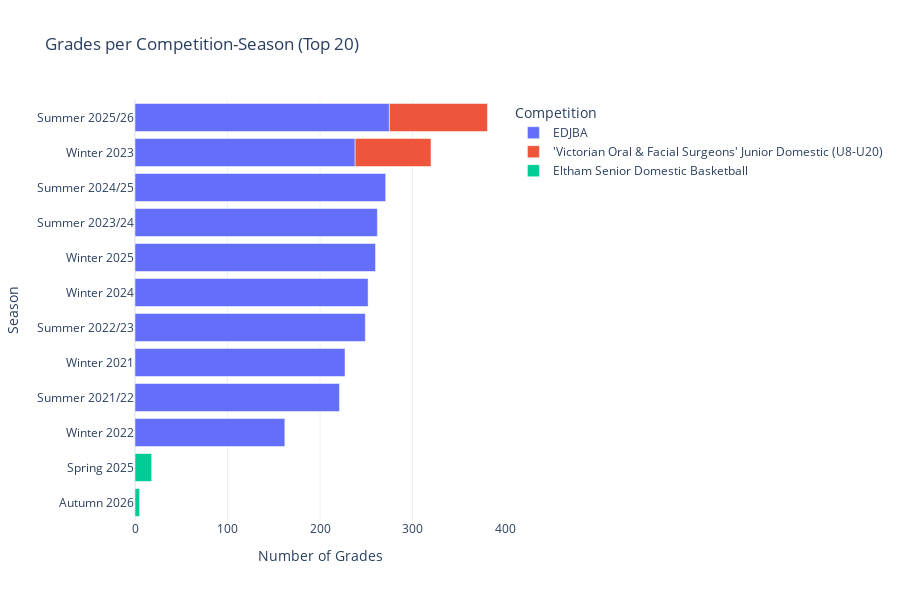

Notebook cell for this chart:
### Markdown cell above
## 🏆 Competition Structure & Size

Not all competitions are created equal. Let's look at how grades and teams are distributed across competitions and seasons.

### Code cell
# Grades per competition/season
grade_season = grades.merge(seasons[['id', 'competition_id', 'name']].rename(columns={'id': 'season_id', 'name': 'season_name'}), on='season_id', how='left')
grade_season = grade_season.merge(competitions[['id', 'name']].rename(columns={'id': 'competition_id', 'name': 'comp_name'}), on='competition_id', how='left')

comp_summary = grade_season.groupby(['comp_name', 'season_name']).agg(
    grade_count=('id', 'count')
).reset_index().sort_values('grade_count', ascending=False)

fig = px.bar(comp_summary.head(20), x='grade_count', y='season_name', color='comp_name',
             orientation='h',
             title="Grades per Competition-Season (Top 20)",
             labels={'grade_count': 'Number of Grades', 'season_name': 'Season', 'comp_name': 'Competition'})
fig.update_layout(height=600, yaxis={'categoryorder': 'total ascending'})
fig.show()

# EDJBA dominance
edjba_grades = grade_season[grade_season['comp_name'] == 'EDJBA']['id'].nunique()
total_grades = grade_season['id'].nunique()
print(f"\n📊 EDJBA runs {edjba_grades:,} of {total_grades:,} grades ({edjba_grades/total_grades*100:.1f}%)")
print("   It's the dominant competition in the dataset by a massive margin.")

### Figure 1 — Plotly figure (JSON) as saved in the notebook; plotly's stock layout.template omitted (floating-point values rounded to 4 significant figures)
{"data": [{"hovertemplate": "Competition=EDJBA<br>Number of Grades=%{x}<br>Season=%{y}<extra></extra>", "legendgroup": "EDJBA", "marker": {"color": "#636efa", "pattern": {"shape": ""}}, "name": "EDJBA", "orientation": "h", "showlegend": true, "textposition": "auto", "type": "bar", "x": [275, 271, 262, 260, 252, 249, 238, 227, 221, 162], "xaxis": "x", "y": ["Summer 2025/26", "Summer 2024/25", "Summer 2023/24", "Winter 2025", "Winter 2024", "Summer 2022/23", "Winter 2023", "Winter 2021", "Summer 2021/22", "Winter 2022"], "yaxis": "y"}, {"hovertemplate": "Competition='Victorian Oral & Facial Surgeons' Junior Domestic (U8-U20)<br>Number of Grades=%{x}<br>Season=%{y}<extra></extra>", "legendgroup": "'Victorian Oral & Facial Surgeons' Junior Domestic (U8-U20)", "marker": {"color": "#EF553B", "pattern": {"shape": ""}}, "name": "'Victorian Oral & Facial Surgeons' Junior Domestic (U8-U20)", "orientation": "h", "showlegend": true, "textposition": "auto", "type": "bar", "x": [106, 82], "xaxis": "x", "y": ["Summer 2025/26", "Winter 2023"], "yaxis": "y"}, {"hovertemplate": "Competition=Eltham Senior Domestic Basketball<br>Number of Grades=%{x}<br>Season=%{y}<extra></extra>", "legendgroup": "Eltham Senior Domestic Basketball", "marker": {"color": "#00cc96", "pattern": {"shape": ""}}, "name": "Eltham Senior Domestic Basketball", "orientation": "h", "showlegend": true, "textposition": "auto", "type": "bar", "x": [18, 5], "xaxis": "x", "y": ["Spring 2025", "Autumn 2026"], "yaxis": "y"}], "layout": {"barmode": "relative", "height": 600, "legend": {"title": {"text": "Competition"}, "tracegroupgap": 0}, "title": {"text": "Grades per Competition-Season (Top 20)"}, "xaxis": {"anchor": "y", "domain": [0.0, 1.0], "title": {"text": "Number of Grades"}}, "yaxis": {"anchor": "x", "categoryorder": "total ascending", "domain": [0.0, 1.0], "title": {"text": "Season"}}}}
